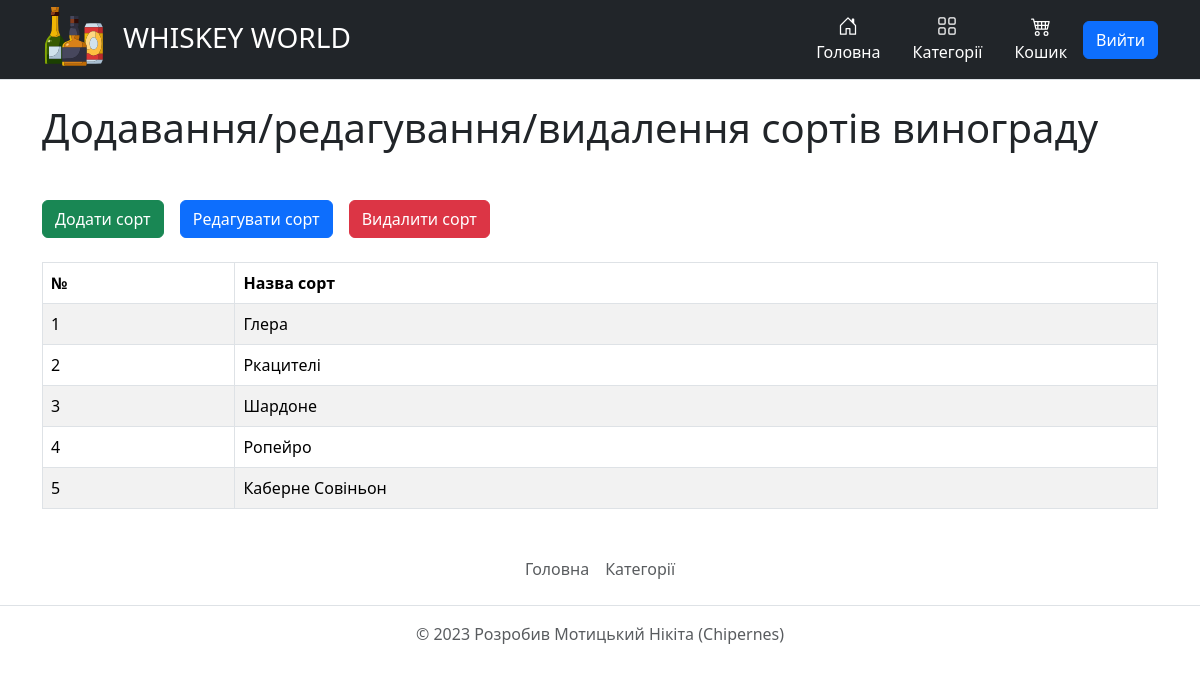
Screenshot of /grapeVarieties (signed in) with the database file from the repository.
### tables this page shows
CREATE TABLE `GrapeVarieties` (
  `GrapeVarietyId` int NOT NULL,
  `Name` varchar(255) NOT NULL
);

### core/Template.php (called while the page is built, shortened)
<?php
class Template
{
    public function __construct($path)
    {
        $this->path = $path;
    }
    public function getHTML() {
        include($this->path);
        $html = ob_get_contents();
        return $html;
    }
}

### core/Controller.php (called while the page is built, shortened)
<?php
class Controller
{
    protected $viewPath;
    public function __construct()
    {
        $this->moduleName = Core::getInstance()->app['moduleName'];
        $this->actionName = Core::getInstance()->app['$actionName'];
        $this->viewPath = "views/{$this->moduleName}/{$this->actionName}.php";
    }
    public function render($viewPath = null, $params = null)
    {
        if (empty($viewPath))
            $viewPath = $this->viewPath;
        $tpl = new Template($viewPath);
        if (!empty($params))
            $tpl->setParams($params);
        return $tpl->getHTML();
    }
}

### controllers/GrapeVarietiesController.php (called while the page is built, shortened)
<?php
class GrapeVarietiesController extends Controller
{
    public function indexAction()
    {
        $grapeVarieties = GrapeVarieties::getGrapeVarieties();
        return $this->render(null,
            [
                'grapeVarieties' => $grapeVarieties
            ]);
    }
}

### index.php (called while the page is built, shortened)
<?php
spl_autoload_register(function($className) {
    $path = $className.'.php';
});
$core = core\Core::getInstance();
$core->Initialize();
$core->Run();

### core/DB.php (called while the page is built, shortened)
<?php
class DB
{
    protected $pdo;
    public function __construct($hostname, $login, $password, $database)
    {
        $this->pdo = new \PDO("mysql: host={$hostname}; dbname={$database}", $login, $password);
    }
    public function select($tableName, $fieldsList = '*', $conditionArray = null, $conditionOperators = 'AND')
    {
        if (is_string($fieldsList))
            $fieldsListString = $fieldsList;
        $wherePartString = '';
        $res = $this->pdo->prepare("SELECT {$fieldsListString} FROM {$tableName} {$wherePartString}");
        $res->execute($conditionArray);
        return $res->fetchAll(\PDO::FETCH_ASSOC);
    }
}

### models/GrapeVarieties.php (called while the page is built, shortened)
<?php
class GrapeVarieties
{
    protected static string $tableName = 'GrapeVarieties';
    public static function getGrapeVarieties()
    {
        return Core::getInstance()->db->select(self::$tableName);
    }
}

### views/grapeVarieties/index.php (the view, shortened to what this page needs)
<h1 class="mt-4 mb-5">Додавання/редагування/видалення сортів винограду</h1>
<div class="d-flex gap-3">
    <a href="/grapeVarieties/add" class="btn btn-success">Додати сорт</a>
    <a href="/grapeVarieties/edit?check=false" class="btn btn-primary">Редагувати сорт</a>
    <a href="/grapeVarieties/delete" class="btn btn-danger">Видалити сорт</a>
</div>
<div class="mt-4">
    <table class="table table-striped table-bordered">
        <thead>
            <tr>
                <th>№</th>
                <th>Назва сорт</th>
            </tr>
        </thead>
        <tbody>
            <?php foreach ($grapeVarieties as $grapeVariety): ?>
                <tr>
                    <td><?= $grapeVariety['GrapeVarietyId'] ?></td>
                    <td><?= $grapeVariety['Name'] ?></td>
                </tr>
            <?php endforeach; ?>
        </tbody>
    </table>
</div>

### rows the page displays
grapevarieties: GrapeVarietyId "1", Name "Глера"
grapevarieties: GrapeVarietyId "2", Name "Ркацителі"
grapevarieties: GrapeVarietyId "3", Name "Шардоне"
grapevarieties: GrapeVarietyId "4", Name "Ропейро"
grapevarieties: GrapeVarietyId "5", Name "Каберне Совіньон"
